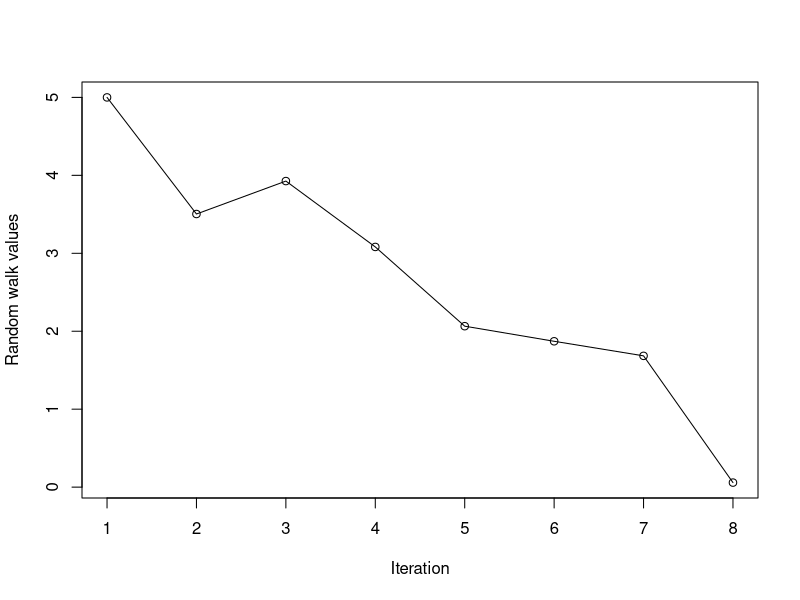
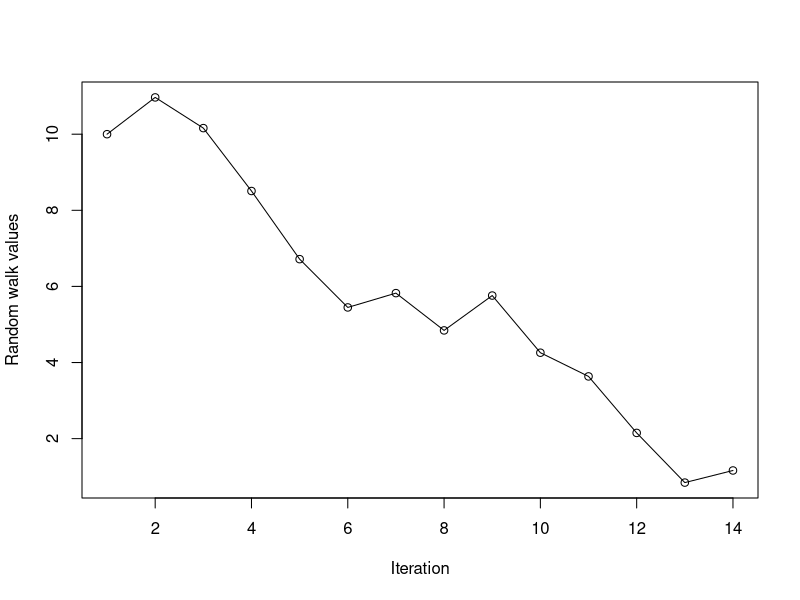

Reproduce these figures in R, in order. (Note: this script raises an error after producing the figures.)
## ---- chunk 1
# A hook to wrap output based on a linewidth chunk option
# From https://github.com/yihui/knitr-examples/blob/master/077-wrap-output.Rmd
library(knitr)
hook_output <- knit_hooks$get("output")
knit_hooks$set(output = function(x, options) {
  # this hook is used only when the linewidth option is not NULL
  if (!is.null(n <- options$linewidth)) {
    x <- knitr:::split_lines(x)
    # any lines wider than n should be wrapped
    if (any(nchar(x) > n)) x <- strwrap(x, width = n)
    x <- paste(x, collapse = "\n")
  }
  hook_output(x, options)
})
opts_chunk$set(cache = TRUE, autodep = TRUE, cache.comments = TRUE, linewidth = 79)
## ---- chunk 2
# Function: cols.with.ab.zeros, to retrieve columns of matrix that have between
#   a and b zeros, each
# Inputs:
# - my.mat: the original matrix
# - a: lower bound for number of zeros allowed; default is 0
# - b: upper bound for number of zeros allowed; default is Inf
# Output: the new matrix

cols.with.ab.zeros <- function(my.mat, a = 0, b = Inf) {
  zeros.per.column <- colSums(mat != 0)
  i.to.keep <- a <= zeros.per.column & zeros.per.column <= b
  browser()
  return(my.mat[, i.to.keep, drop = FALSE])
}

mat <- matrix(c(0, 0, 1, 0, 1, 1, 1, 1, 1), 3, 3)
identity.mat <- diag(1, 3)
cols.with.ab.zeros(mat) # Should get back original matrix
cols.with.ab.zeros(mat, a = 1, b = 2) # Should get back first 2 columns of mat
cols.with.ab.zeros(mat, a = 2, b = 2) # Should get just 1st column of mat; note
# this should still be a matrix though, and not a numeric vector!
cols.with.ab.zeros(identity.mat, a = 2, b = 2) # Should get back original matrix
## ---- chunk 3
# Function: list.extractor, to extract elements of a list
# Inputs:
# - my.list: the original list
# - i.to.keep: vector of indices, corresponding to elements of the list we
#   want to keep. Default is NULL, in which case this argument is ignored
# - i.to.remove: vector of indices, corresponding to elements of the list we
#   want to remove Default is NULL, in which case this argument is ignored.
#   NOTE: if both i.to.keep and i.to.remove are non-NULL, then the first
#   one should take precedence (i.e., we don't remove anything)
# Output: the new list

list.extractor <- function(my.list, i.to.keep = NULL, i.to.remove = NULL) {
  if (!is.null(i.to.keep)) {
    L <- my.list[i.to.keep]
  }
  else if (!is.null(i.to.remove)) {
    L <- my.list[-i.to.remove]
  }
  return(L)
}

cool.list <- list(
  ints = 1:10, lets = letters[1:8], fracs = 1:7 / 7,
  bools = sample(c(TRUE, FALSE), 5, replace = TRUE)
)
list.extractor(cool.list, i.to.keep = c(1, 3)) # Should get list with ints, fracs
list.extractor(cool.list, i.to.remove = 4) # Should get list without bools
list.extractor(cool.list, i.to.keep = 2:4, i.to.remove = 4) # Should get list with
# lets, fracs, and bools (the i.to.remove argument should be ignored)
## ---- chunk 4
# Function: random.walk, to run a simple random walk over the reals, which
#   terminates when it reaches 0
# Inputs:
# - x.start: starting position. Default is 5
# - plot.walk: should the result be plotted? Default is TRUE
# - seed: integer seed to pass to set.seed(). Default is NULL, which means
#   effectively no seed is set
# Output: a list with elements x.vals, the values visited by the random walk,
#   and num.steps, the number of steps taken before termination

random.walk <- function(x.start = 5, plot.walk = TRUE, seed = NULL) {
  if (!is.null(seed)) set.seed(seed) # Set the seed, if we need to
  x.vals <- x.start
  while (TRUE) {
    r <- runif(1, -2, 1)
    new_value <- tail(x.vals, 1) + r
    if (new_value <= 0) {
      break
    } else {
      x.vals <- c(x.vals, new_value)
    }
  }
  if (plot.walk == TRUE) {
    plot(x.vals, xlab = "Iteration", ylab = "Random walk values", type = "o")
  }
  return(list(x.vals = x.vals, num.steps = length(x.vals)))
}

random.walk(x.start = 5, seed = 3)$num.steps # Should print 8 (this is how many
# steps it took the random walk), and produce a plot
random.walk(x.start = 10, seed = 7)$num.steps # Should print 14 (this is how many
# steps it took the random walk), and produce a plot
random.walk(x.start = 10, plot.walk = FALSE, seed = 7)$num.steps # Should print 14
# (this is how many steps it took the random walk), and not produce a plot
## ---- chunk 5
add.up.inv.powers <- function(n, verbose = FALSE) {
  x <- 0
  for (i in 1:n) {
    x <- x + i^(1 / i)
    if (verbose) roman.cat(i)
  }
  if (verbose) cat("\n")
  return(x)
}

roman.cat <- function(num) {
  roman.num <- as.roman(num)
  roman.str <- as.character(roman.num)
  cat(roman.str, "... ")
}

add.up.inv.powers(n = 3, verb = FALSE)
add.up.inv.powers(n = 5, verb = FALSE)
add.up.inv.powers(n = 10, verb = FALSE)
## ---- chunk 6
fibonacci <- function(n) {
  my.fib <- c(1, 1)
  for (i in 2:(n - 1)) my.fib[i + 1] <- my.fib[i] + my.fib[i - 1]
  return(my.fib[i])
}

fibonacci(1) # Should be 1
fibonacci(2) # Should be 1
fibonacci(3) # Should be 2
fibonacci(5) # Should be 5
fibonacci(9) # Should be 34
## ---- chunk 7
sentence.flipper <- function(str) {
  str.words <- strsplit(str, split = " ")
  rev.words <- lapply(str, word.flipper)
  str.flipped <- paste(rev.words, collapse = " ")
  return(str.flipped)
}

word.flipper <- function(str) {
  chars <- strsplit(str, split = "")
  chars.flipped <- rev(chars)
  str.flipped <- paste(chars.flipped, collapse = "")
  return(str.flipped)
}

# Should be "eht kciuq nworb xof depmuj revo eht yzal god"
sentence.flipper("the quick brown fox jumped over the lazy dog")
# Should be "ot eb ro on ot eb taht si eht noitseuq"
sentence.flipper("to be or no to be that is the question")
## ---- chunk 8
# Redefine sentence.flipper() here

# Should be "olleh ssenkrad ym dlo dneirf",
#           "ev'i emoc ot kaeps htiw uoy niaga"
sentence.flipper(c(
  "hello darkness my old friend",
  "i've come to speak with you again"
))
# Should be "reven annog evig uoy pu",
#           "reven annog tel uoy nwod",
#           "reven annog nur dnuora dna tresed uoy"
sentence.flipper(c(
  "never gonna give you up",
  "never gonna let you down",
  "never gonna run around and desert you"
))
## ---- chunk 9
# Define sentence.scrambler() here

sentence.scrambler(c(
  "I have no theorems, well",
  "I do have theorems, but none of them are named Fienberg's Theorem",
  "Even if there were a Fienberg's Theorem, it probably wouldn't be important",
  "What's important is the attitude, for what statistics is",
  "and how it's recognized by other people outside of our field"
))
## ---- chunk 10
# YOUR CODE GOES HERE
## ---- chunk 11
# YOUR CODE GOES HERE
## ---- chunk 12
# YOUR CODE GOES HERE
## ---- chunk 13
# YOUR CODE GOES HERE
